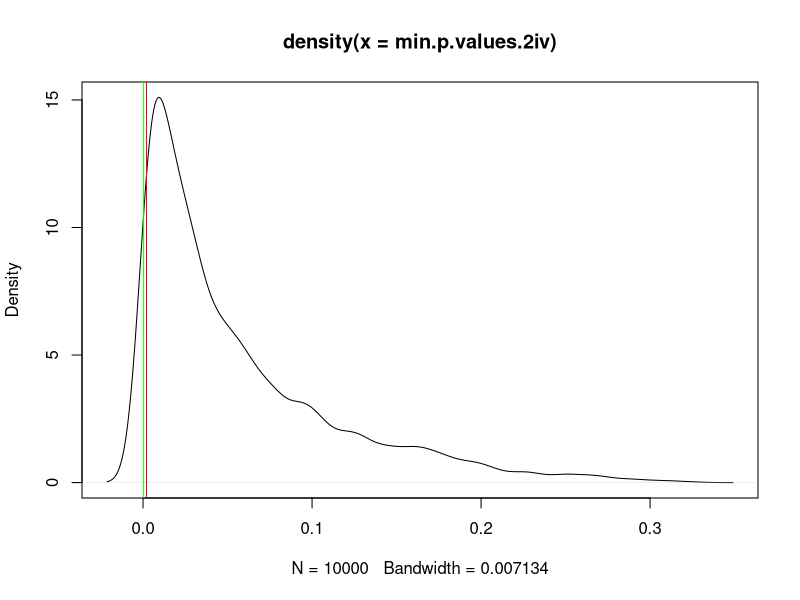

Source code (R): (Note: this script raises an error after producing the figure.)
# Remove any leftover variables before starting
rm(list = ls())

## ;;
## ----------------------------------------------------------------------------|
## Q1: --                                                                      |
## ----------------------------------------------------------------------------|
## ;;


## 1.1

# Function to return area and standard error of the integral using importance
# sampling

mc.integrate <- function(n, limits, integrand, proposal.dens,
                         proposal.rand, ...){
  # Function to calculate the Monte Carlo estimate and standard error for a 
  # definite integral using importance sampling
  #
  # Args:
  #   n:             Sample size
  #   limits:        Limits of integration, a vector e.g. c(0,1)
  #   integrand:     A function for the integrand
  #   proposal.dens: A function representing the proposal density
  #   proposal.rand: A function representing random draws from the proposal 
  #                  density
  #   ...          : Set keyword arguments for proposal density and its random
  #                  numbers
  # Returns:
  #   Returns a vector containing the MC estimate of the integral, and the MC
  #   standard error
  # 
  # Example:
  #   The following calculates the area under y = x^4 from 0 to 1, using a 
  #   N(0, 2) distribution. We know the analytical solution is 0.2. The mean 
  #   and sd parameters are passed to both dnorm, and rnorm when mc.integrate
  #   is called. 
  #
  # n.ex         <- 100000
  # limits.ex    <- c(0, 1)
  # integrand.ex <- function(x) x^4
  # 
  # set.seed(1)
  # mc.integrate(n = n.ex, limits = limits.ex, integrand = integrand.ex, 
  #              proposal.dens = dnorm, proposal.rand = rnorm, 
  #              mean = 0, sd = 2)
  # 
  # [1] 0.202350793 0.002411652
  
  # Extract individual limits of integration
  lim.lower = limits[1]
  lim.upper = limits[2]
  
  # Generate random numbers from the proposal distribution with user-set
  # parameters
  
  x <- proposal.rand(n, ...)
  
  # Evaluate the integrand at each random number, and divide it by the proposal
  # density evaluated at each random number
  
  w <- integrand(x)/proposal.dens(x, ...)
  
  # i represents the indicator function formed from bringing the limits 'down'
  # into the integrand
  
  i <- (x > lim.lower & x < lim.upper)
  
  # Compute the Monte Carlo estimates of the area (mean) and standard error. 
  
  mc_est <- mean(w * i)
  mc_var <- var(w * i)
  mc_se  <- sqrt(mc_var / n)
  # Return as vector
  return(c(mc_est, mc_se))
}


set.seed(1)
# Define function for the integrand, and the limits of integration

integrand.Q1 <- function(x) (x ^ 2) * exp(- (x - 2) ^ 2)
limits.Q1    <- c(1, 3)

# Perform integration

mc.integrate(n = 100000, limits = limits.Q1, integrand = integrand.Q1, 
             proposal.dens = dnorm, proposal.rand = rnorm, mean=2, sd=sqrt(1/2))

#     Estimate   Standard error
# [1] 6.35210597 0.01360721

## --------------------------------------------------------------------------##
## --------------------------------------------------------------------------##
## --------------------------------------------------------------------------##


## 1.2


set.seed(1)
# Define function for the integrand, and the limits of integration

integrand.Q2 <- function(y) y ^ 5 * log(y)
limits.Q2    <- c(1, 5)

# Perform integration

mc.integrate(100000, limits.Q2, integrand = integrand.Q2, proposal.dens = dunif,
             proposal.rand = runif, min=1, max=5)

#     Estimate   Standard error
# [1] 3764.7781 16.4611

## --------------------------------------------------------------------------##
## --------------------------------------------------------------------------##
## --------------------------------------------------------------------------##


## 1.3


# We can continue using importance sampling in this example. 
# We use g(x) = 1*I(x in (0,1)) as the proposal, which is a U(0,1). This is the
# support of the integrand when the limits are 'brought down'. 

set.seed(1)

# Define function for the integrand, and the limits of integration

integrand.Q3 <- function(x) (4 / (1 + x ^ 2))
limits.Q3    <- c(0, 1)


# N = 10

mc.integrate(10, limits = limits.Q3, integrand = integrand.Q3,
             proposal.dens = dunif, proposal.rand = runif,
             min = 0, max = 1)

# [1] 3.0259369 0.2261461

# ---


# N = 100

mc.integrate(100, limits = limits.Q3, integrand = integrand.Q3,
             proposal.dens = dunif, proposal.rand = runif,
             min = 0, max = 1)

# [1] 3.11920961 0.06039102

# ---

# N = 1000

mc.integrate(1000, limits = limits.Q3, integrand = integrand.Q3,
             proposal.dens = dunif, proposal.rand = runif,
             min = 0, max = 1)

# [1] 3.15102230 0.02045341

## --------------------------------------------------------------------------##
## --------------------------------------------------------------------------##
## --------------------------------------------------------------------------##


## ;;
## ----------------------------------------------------------------------------|
## Q2: --                                                                      |
## ----------------------------------------------------------------------------|
## ;;

# Remove all variables before starting question
rm(list = ls())

## 2.1


# The null hypothesis is that the variance of the observations y1 to y10 is
# the same as the variance of the observations y11 to y20. 
# 
# The alternative is that the variances are different, so the variance
# of the second group (y11 to y20) can be higher or lower than the 
# variance of the first group - i.e. we have a 2-tailed test. 
# 
# Denote variances as s. Then we have
#
#
# H0: s1  =  s2 (or s1/s2  =  1)
# H1: s1 =/= s2 (or s1/s2 =/= 1)
#
#
# Now, we specify a significance level we wish to test at (alpha).
#
# Next, we calculate the F-statistic, which is the ratio of the sample
# variances. 
#
#
# Since we have a 2-tail test, let us put the larger sample variance as the 
# numerator. Denote the larger sample variance s1, and the smaller one s2. 
# Note, we can also do the opposite, and do a one-sided test on the lower end.
#
# F = s1/s2 ~ F(df1, df2) where df1 = n - 1, df2 = m - 1
#
# n is the number of observations in the group with the larger variance, and  
# analogously for m.
#
# 
# We can now calculate a one-sided p-value for s1 > s2.
#
# A p-value (in this case) is the probability of the test-statistic being 
# greater than the value we actually observed of the test-statistics (F_obs), 
# under the assumption of the null hypothesis being true. So we consider the
# test-statistic a random variable, F and calculate the following: 
# 
# p = Pr(F > F_obs | H0)
#
# We can calculate this using the 'pf' function in R to get a one-sided p-value.

# Since this was a one-sided test, we multiply the p-value by 2 to get the 
# 2-sided p-value, as this takes into account the fact the p-value
# considers 'extremeness' and we have just considered the greater than case. 
#
# If p < alpha, we reject the null hypothesis. Otherwise we do not reject it. 


## --------------------------------------------------------------------------##
## --------------------------------------------------------------------------##
## --------------------------------------------------------------------------##



## 2.2


# Specify a significance level of 5%.

alpha <- 0.05

# input data

y <- c(0.48,  0.50, -0.86, -0.83, -0.32, -1.30, -1.42,
       1.74, -0.29, -1.31, -0.07, -1.22,  3.24, -1.97,
       1.81,  4.00,  1.87,  1.50,  6.81, -4.14)

# Get number of data points

n <- length(y)

# Split into groups, k = 10

y.group1.2ii <- y[1:10]
y.group2.2ii <- y[11:n]

# Perform F-test using var.test():

F.test.obj.Q2ii <- var.test(y.group1.2ii, y.group2.2ii)

# Get p-value

p.value.2ii <- F.test.obj.Q2ii$p.value

# Do we reject the null hypothesis?

p.value.2ii < alpha

# [1] TRUE

# The p-value is less than significance level, so we reject the null hypothesis 
# of equal variances at the 5% significance level.  


## --------------------------------------------------------------------------##
## --------------------------------------------------------------------------##
## --------------------------------------------------------------------------##


## 2.3


# k in {2, 3, ..., n-2} = {2, 3, ..., 18}

# Recall n from previous subquestion

n <- length(y)

# min.k: Minimum value k can take is 2
# max.k: Maximum value k can take is 18
# 
# As we need >= 2 observations to calculate a variance

min.k <- 2
max.k <- n - 2

# k can take any value between 2 and n-2
# Hence number of tests is number of values between 2 and n - 2

tests <- length(seq(min.k, max.k))

# Continually update minimum p-value, and store k that matches it
# Set to 1, as probabilities cannot be larger than 1. 

min.p.2iii <- 1

# Loop through each possible k

for (k in min.k:max.k){
  # Split y into 2 groups, the first k observations in group 1, the rest in
  # group 2

  y.group1.2iii <- y[1 : k]
  y.group2.2iii <- y[(k + 1) : n]
  
  # Perform the F-test between groups, store the resulting object, and get
  # the p-value
  
  F.test.obj.2iii <- var.test(y.group1.2iii, y.group2.2iii)
  p.value.2iii    <- F.test.obj.2iii$p.value
  
  # If the p-value is lower than current minimum p-value, update it, and the k
  # corresponding to this minimum p-value
  
  if (p.value.2iii < min.p.2iii){
    min.p.2iii <- p.value.2iii
    min.p.k    <- k
  }
  
}



# Use cbind to keep min.p.k discrete (aesthetic choice)

cbind(min.p.k, min.p.2iii)

#      min.p.k   min.p.2iii
# [1,]      12 0.0003491066

# k = 12 is the most likely change point, with a corresponding p-value of
# 0.00035

## --------------------------------------------------------------------------##
## --------------------------------------------------------------------------##
## --------------------------------------------------------------------------##


## 2.4


# General steps:
# 1) Begin simulation
# 2) Rearrange the y vector
# 3) Perform the F-test for each possible k-value as done in part iii
# 4) Find the minimum p-value and store it
# 5) Return to step 1, repeat until desired simulations completed

####

# Set seed for consistent results

set.seed(36)

# Recall our variables from part iii, descriptions available in iii

n     <- length(y)
min.k <- 2
max.k <- n - 2
tests <- length(seq(2, n - 2))


# Specify number of simulations desired
# Note there will be a loop within a loop, so maintain a reasonable number

sims <- 10000

# Initiate vector to store minimum p-values - one for each simulation

min.p.values.2iv <- numeric(sims)



for (simulation in 1:sims) {
  # Set default minimum p-value to update as 1, all probabilities less than 1. 
  
  p.min.2iv <- 1
  
  # Rearrange observations in y
  
  y.rearranged <- sample(x = y, size = n, replace = FALSE) 
  
  # Perform steps from part 3 on rearranged y
  
  for (k in min.k:max.k){
    
    # Split the rearranged y into 2 groups based on k. 
  
    y.group1.2iv <- y.rearranged[1:k]
    y.group2.2iv <- y.rearranged[(k + 1):n]
    
    # Perform F-test and extract p-value
    
    F.test.obj.2iv <- var.test(y.group1.2iv, y.group2.2iv)
    p.value.2iv    <- F.test.obj.2iv$p.value
    
    # Update minimum p-value if necessary
    
    if (p.value.2iv < p.min.2iv) {
      p.min.2iv <- p.value.2iv
    }
  }
  # Store minimum p-value for sampling distribution
  
  min.p.values.2iv[simulation] <- p.min.2iv
}


# Sort minimum p-values

min.p.values.2iv <- sort(min.p.values.2iv)

# Find value which 5% of minimum p-values are less than or equal to

min.p.critical <- min.p.values.2iv[0.05*sims]

# Plot density of min.p.values

plot(density(min.p.values.2iv))


# To use the graph to conclude about a change in the sequence, we must plot
# both the critical value, and the observed value at k = 12 on the density 
# graph. 

# The critical value is the value at which 5% of the minimum p-values are less
# than or equal to it. Hence if the minimum p-value from part iii is less than
# it, we reject the null of no change at the 5% significance level, as under the
# null of no change, getting this particular minimum p-value would be very 
# unlikely - i.e. have less than a 5% probability of occurring


# Draw on vertical lines representing key values 
# Red for critical, green for obtained

abline(v = min.p.critical, col = 'red')
abline(v = min.p.2iii,     col = 'green')

# From the graph, we just about see the green line is to the left of the red.
# This suggests that under the null of no change, the probability of obtaining
# less than or equal to the minimum p-value we actually got is less than 5%. 

# Hence we conclude there is evidence to suggest a change has occurred at the 
# 5% significance level at our value of k found in question 3, k = 12. 

# We can also see this without using the graph by the following condition:
# if our observed minimum p-value is less than the critical value, then we 
# reject the null hypothesis. 

min.p.2iii < min.p.critical

# [1] TRUE

# Hence we reject the null. 



## --------------------------------------------------------------------------##
## --------------------------------------------------------------------------##
## --------------------------------------------------------------------------##




## ;;
## ----------------------------------------------------------------------------|
## Q3: --                                                                      |
## ----------------------------------------------------------------------------|
## ;;


# Remove all variables before starting question
rm(list = ls())

# Prevent scientific notation in vector printout. 
options(scipen = 10)


## --------------------------------------------------------------------------##
## --------------------------------------------------------------------------##
## --------------------------------------------------------------------------##


## 3.1


# Read in author counts
counts <- as.matrix(read.csv('authorship.csv'))

# Remove first column denoting author index
counts <- counts[, 2:ncol(counts)]

# Remove names of columns and rows for cleaner printouts
counts <- unname(counts)


## --------------------------------------------------------------------------##
## --------------------------------------------------------------------------##
## --------------------------------------------------------------------------##


## 3.2


# Christie, Dickens, Martin

# Totals
# First column is author index. 
total.christie <- sum(counts[1, ])
total.dickens  <- sum(counts[2, ])
total.martin   <- sum(counts[3, ])

# MLE: Proportion of times each word was used


# Agatha Christie MLE
mle.christie <- counts[1, ] / total.christie


# [1] 0.0244736175 0.0047196850 0.0003221906 0.0029346389
# [5] 0.0223813481 0.0016091148 0.0026998888 0.0051889226
# [9] 0.0063217101 0.0054142197 0.0037620411 0.0063020163
# [13] 0.0025053140 0.0017356803 0.0035795452 0.0017351551
# [17] 0.0005713828 0.0003326939 0.0056728650 0.0026754685
# [21] 0.0076868843 0.0014539277 0.0061985582 0.0092521476
# [25] 0.0061455162 0.0028104367 0.0129359387 0.0017133607
# [29] 0.0070404025 0.0150618188 0.0019628155 0.0008077084
# [33] 0.0014670569 0.0014284570 0.0038069430 0.0033975745
# [37] 0.0062941387 0.0019058347 0.0206850554 0.0058524724
# [41] 0.0036869421 0.0013349771 0.0032226936 0.0006168098
# [45] 0.0005889759 0.0012157640 0.0037426099 0.0018499044
# [49] 0.0006498954 0.0008337042 0.0150352979 0.0395666839
# [53] 0.0008077084 0.0025507411 0.0043352620 0.0013365526
# [57] 0.0032473765 0.0249966849 0.0033017313 0.0003316436
# [61] 0.0158233125 0.0030365215 0.0047782412 0.0020087677
# [65] 0.0010947127 0.0025594064 0.0018596200 0.0066486271
# [69] 0.0026922739 0.0022787040 0.6211233081


# Charles Dickens MLE
mle.dickens <- counts[2, ] / total.dickens


# [1] 0.0219488560 0.0039018213 0.0001916143 0.0027108326
# [5] 0.0352034418 0.0017391677 0.0022457823 0.0086893033
# [9] 0.0070345713 0.0056477857 0.0029045382 0.0053798394
# [13] 0.0044024235 0.0010545322 0.0025521561 0.0016915909
# [17] 0.0007452829 0.0007298597 0.0071025382 0.0033165220
# [21] 0.0076862691 0.0014173707 0.0059029229 0.0078530493
# [25] 0.0131717186 0.0038675765 0.0170602079 0.0022421226
# [29] 0.0056287027 0.0127184318 0.0018873878 0.0010610675
# [33] 0.0020902428 0.0009640840 0.0063457532 0.0037264145
# [37] 0.0056177235 0.0020413589 0.0256846813 0.0060571554
# [41] 0.0028091231 0.0010040798 0.0031526173 0.0008440963
# [45] 0.0007552165 0.0014121425 0.0044716974 0.0018651678
# [49] 0.0015195824 0.0015823211 0.0133894740 0.0477263382
# [53] 0.0017992923 0.0017237445 0.0031607210 0.0003466311
# [57] 0.0046125980 0.0266181801 0.0025830026 0.0027056044
# [61] 0.0115752813 0.0034362482 0.0032001941 0.0034281445
# [65] 0.0038858753 0.0025667951 0.0017875288 0.0098267028
# [69] 0.0027840277 0.0023594961 0.5788513755


# George Martin MLE
mle.martin <- counts[3, ] / total.martin

# [1] 0.02267700156 0.00363238030 0.00006899812 0.00148431490
# [5] 0.02950496416 0.00070993932 0.00281751822 0.00860822811
# [9] 0.00493593154 0.00459322188 0.00243033043 0.00644704737
# [13] 0.00229233419 0.00111366385 0.00226610351 0.00197813615
# [17] 0.00156243674 0.00080573836 0.00620412837 0.00418208432
# [21] 0.00970763615 0.00128758473 0.00489715574 0.01089200882
# [25] 0.01488933785 0.00344420362 0.01022141553 0.00149001723
# [29] 0.00522903099 0.00933584464 0.00132750100 0.00063523888
# [33] 0.00209788495 0.00113590291 0.00489430458 0.00436113729
# [37] 0.00671790775 0.00146150561 0.02056771196 0.00507791940
# [41] 0.00355596916 0.00185211479 0.00205226636 0.00087302578
# [45] 0.00056110867 0.00101216249 0.00329537296 0.00161432789
# [49] 0.00046587986 0.00192168314 0.00905300937 0.05860335262
# [53] 0.00302166142 0.00132864146 0.00233966348 0.00029937200
# [57] 0.00253753412 0.02266559691 0.00249476669 0.00058106680
# [61] 0.01257818599 0.00412962295 0.00233510162 0.00359987706
# [65] 0.00026914969 0.00190742733 0.00355710963 0.00755614936
# [69] 0.00401500624 0.00379261560 0.60814542751


## --------------------------------------------------------------------------##
## --------------------------------------------------------------------------##
## --------------------------------------------------------------------------##


## 3.3


# Read data
unknown.text <- read.csv('unknowntext.csv', header = FALSE)

# Convert to vector, as only one row
unknown.text <- as.vector(as.matrix(unknown.text))



## --------------------------------------------------------------------------##
## --------------------------------------------------------------------------##
## --------------------------------------------------------------------------##


## 3.4


# Normalise unknown text, given that there are 10000 words. 

unknown.text <- unknown.text / 10000

# Get test statistic for each author

# Agatha Christie
test.stat.christie <- sum((unknown.text - mle.christie) ^ 2)
test.stat.christie
# [1] 0.001080229

# Charles Dickens
test.stat.dickens <- sum((unknown.text - mle.dickens) ^ 2)
test.stat.dickens
# [1] 0.001112411


# George Martin
test.stat.martin <- sum((unknown.text - mle.martin) ^ 2)
test.stat.marti
# [1] 0.0000530682


## --------------------------------------------------------------------------##
## --------------------------------------------------------------------------##
## --------------------------------------------------------------------------##

## 3.5


multi.crit <- function(S, size, probvec, setseed = TRUE, seed = 1){
  # Simulates S multinomial random samples with 'size' observations each, using
  # probabilities given by probvec, and calculates the L2 distance between each 
  # normalised sample and probvec. Returns the value 'gamma' which is 
  # above 95% of the distances. I.e. find the value gamma such that
  # Pr(distance < gamma | probvec) = 0.95
  #
  # Args:
  #   S:       Number of multinomial samples
  #   size:    Number of observations to be split in each category for a given
  #            sample
  #   probvec: The probabilities with which to generate each multinomial sample
  #   setseed: Boolean stating whether or not to set a seed
  #   seed:    The seed to set, if setseed = TRUE. 
  #   
  # Returns:
  #   gamma:   The value that 95% of calculated distances are below
  
  
  # If user wants to specify a seed, then set the seed. 
  if (setseed == TRUE){
    set.seed(seed)
  }
  
  # Create a vector to store the test statistics, i.e. the distances
  test.stats <- numeric(S)
  
  # We want S samples for the distance
  for (i in 1:S) {
    
    # Data sampled from a particular probability vector, probvec
    
    multis <- rmultinom(1, size, prob = probvec)
    
    # Normalised to get in probability form, sum(multis) = 1.
    
    multis <- multis / size
    
    # Compute test statistic (distance) for the simulated sample to the 'true'
    # distribution (true: what it was sampled from)
    
    test.stat <- sum((multis - probvec) ^ 2)
    
    # Store in test.stats, to get sampling distribution for distance
    
    test.stats[i] <- test.stat
  }
  
  # Order the sampling distribution vector to get 95 percentile
  test.stats <- sort(test.stats)
  
  # Find the distance which 95% of test statistics are below
  gamma <- test.stats[0.95*S]
  
  return(gamma)
}


# Hence, the gammas (critical values at 5%) are as follows

# Christie

gamma.christie <- multi.crit(100000, 10000, mle.christie, setseed = TRUE)
gamma.dickens  <- multi.crit(100000, 10000, mle.dickens,  setseed = TRUE)
gamma.martin   <- multi.crit(100000, 10000, mle.martin,   setseed = TRUE)


# The distance for each author such that type 1 error is 5%. 

gamma.christie
# [1] 0.0001315494
gamma.dickens
# [1] 0.000138911
gamma.martin
# [1] 0.0001362562


## --------------------------------------------------------------------------##
## --------------------------------------------------------------------------##
## --------------------------------------------------------------------------##


## 3.6


# Reject if test.stat.author > gamma.author


test.stat.christie > gamma.christie
# [1] TRUE

test.stat.dickens > gamma.dickens
# [1] TRUE

test.stat.martin > gamma.martin
# [1] FALSE

# We reject the null for both Agatha Christie and Charles Dickens, concluding
# neither of them wrote the text. 
# We do not reject the null for George RR Martin, so we conclude he is the
# author of the unknown text. 

## --------------------------------------------------------------------------##
## --------------------------------------------------------------------------##
## --------------------------------------------------------------------------##

# END